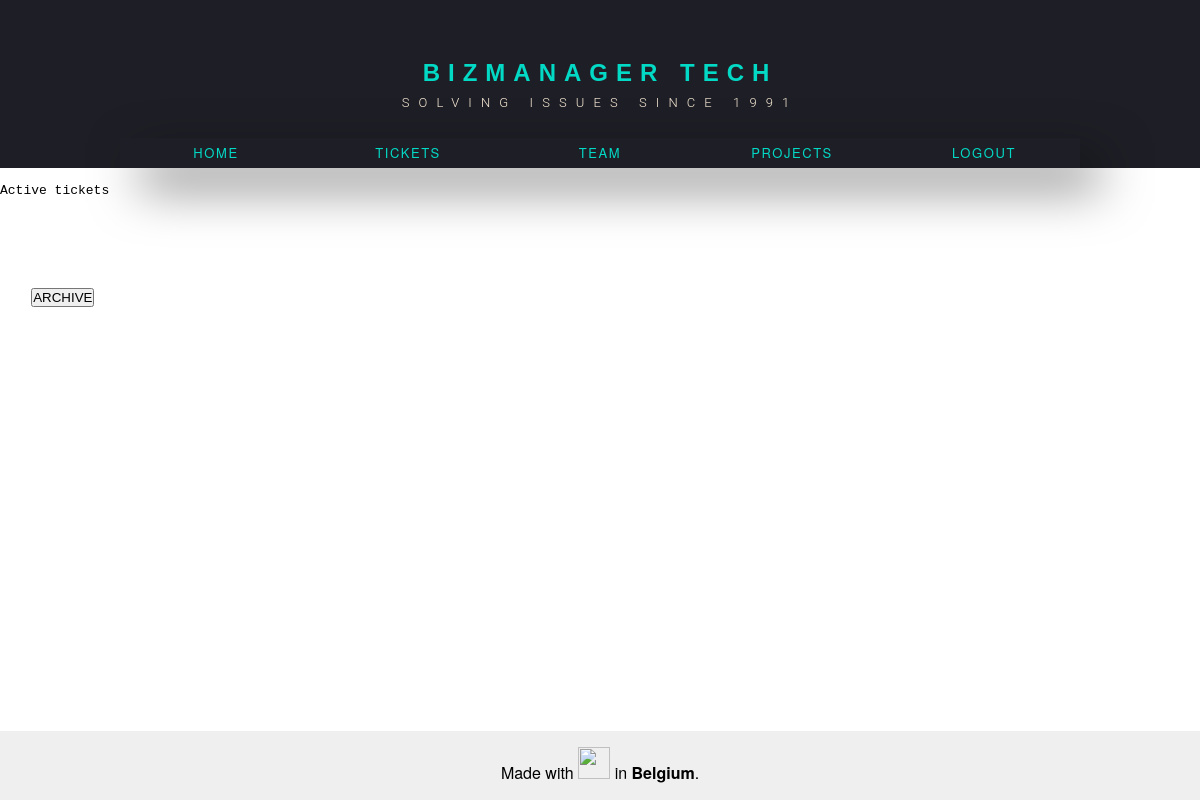
The page /tickets/ on the database as committed earlier.
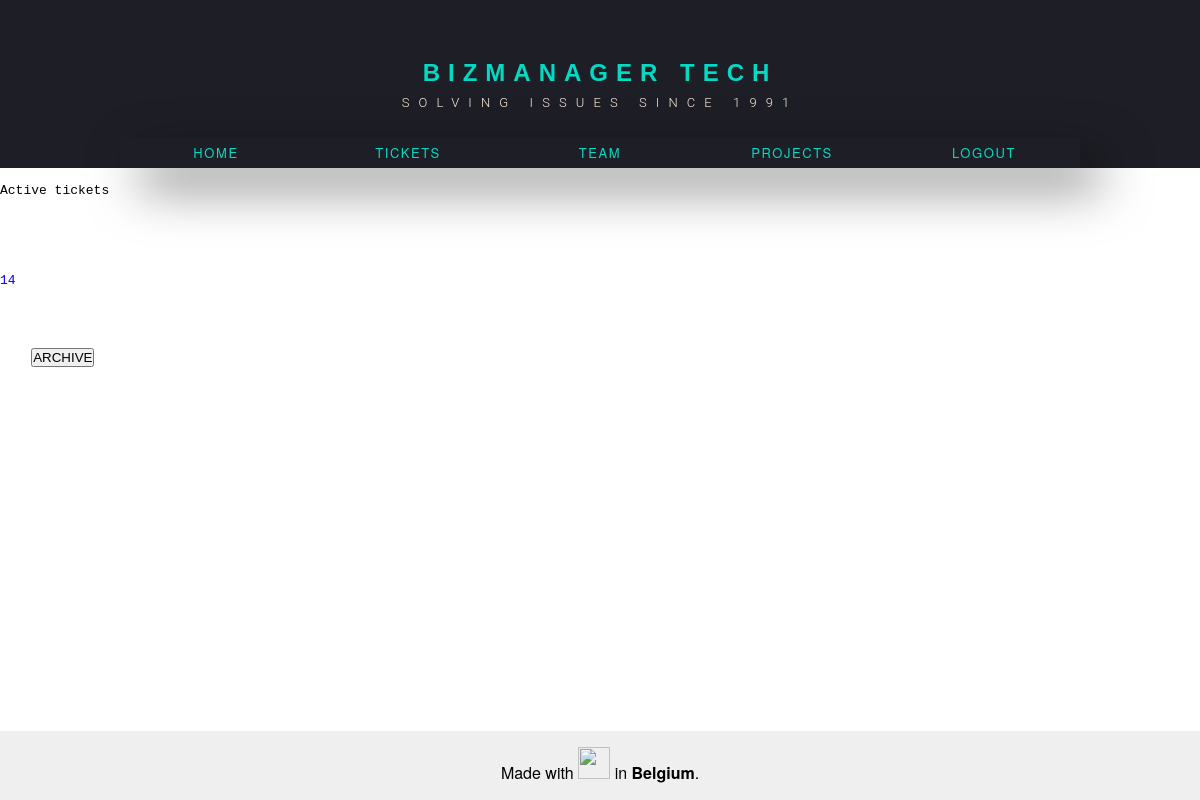
The same page on the database as committed later.
### tickets/models.py (models this page shows, shortened)
class Ticket(models.Model):
    mID = models.PositiveIntegerField()
    mType = models.CharField(max_length=8)
    mCreatedBy = models.CharField(max_length=80)
    mDateOfCreation = models.DateField()
    mDaysPassed = models.PositiveSmallIntegerField()
    mSolved = models.BooleanField()
    mComment = models.CharField(max_length=500)

### tickets/views.py (the view)
# urls.py: path("",views.tIndex, name='tickets-overview')
def tIndex(req):
    mCurrentTickets = Ticket.objects.all()
    return render(req, "tickets/tIndex.html", {"mCurrentTickets": mCurrentTickets})

### tickets/templates/tickets/tIndex.html (shortened to what this page needs)
{% extends 'base.html' %}
{% load static %}
{% block mContent%}
{% include "tickets/includes/header.html" %}
<pre>
    <p>Active tickets</p>
    <ul>
        {% for ticket in mCurrentTickets %}
        <li><a href="{{ticket.mID}}">{{ticket.mID}}</a></li>
        {% endfor %}
    </ul>
    <button class="btn">ARCHIVE</button>
</pre>
{% include "tickets/includes/footer.html" %}
{% endblock  %}

### templates/base.html (shortened to what this page needs)
{% load static %}
<!DOCTYPE html>
<html lang="en">
  <head>
    <link rel="stylesheet" href="{% static "styles.css" %}">
    <link rel="stylesheet"
href="{% static "tickets/includes/header.css"%}">
<link rel="stylesheet"
href="{% static "tickets/includes/footer.css"%}">
  </head>
  <body>
    {% block mContent%}myContentFallback{% endblock%}
  </body>
</html>

### tickets/templates/tickets/includes/header.html (shortened to what this page needs)
<sectio class="nav">
  <h1>BIZMANAGER TECH</h1>
  <h3 class="span loader">
    <span class="m">S</span><span class="m">O</span><span class="m">L</span
    ><span class="m">V</span><span class="m">I</span><span class="m">N</span
    ><span class="m">G</span><span class="m">&nbsp;</span
    ><span class="m">I</span><span class="m">S</span><span class="m">S</span
    ><span class="m">U</span><span class="m">E</span><span class="m">S</span
    ><span class="m">&nbsp;</span><span class="m">S</span
    ><span class="m">I</span><span class="m">N</span><span class="m">C</span
    ><span class="m">E</span><span class="m">&nbsp;</span
    ><span class="m">1</span><span class="m">9</span><span class="m">9</span><span class="m">1</span>
  </h3>
  <div class="nav-container">
    <a class="nav-tab" href="">HOME</a
    ><a class="nav-tab" href="{% url 'tickets-overview' %}">TICKETS</a
    ><a class="nav-tab" href="">TEAM</a
    ><a class="nav-tab" href="">PROJECTS</a
    ><a class="nav-tab" href="">LOGOUT</a
    >
  </div>
</sectio>

### tickets/templates/tickets/includes/footer.html
<div class="footer">Made with <img src="https://emojipedia-us.s3.dualstack.us-west-1.amazonaws.com/thumbs/160/twitter/322/waffle_1f9c7.png" alt="" width="32" height="32"> in <strong>Belgium</strong>.</div>

### tickets/static/tickets/includes/header.css (style rules this page uses)
* { margin: 0; padding: 0; box-sizing: border-box; }
body { font-family: "ROBOTO", sans-serif; }
.nav, .slider { display: flex; flex-direction: column; justify-content: center; align-items: center; height: 21vh; position: relative; background-color: #1e1f26; text-align: center; padding: 0 2em; }
.nav h1, .slider h1 { font-family: "Josefin Sans", sans-serif; font-size: small; margin: 0; padding-bottom: 0.5rem; letter-spacing: 0.5rem; color: #03dac6; transition: all 0.3s ease; z-index: 3; }
h3.span { font-size: small; letter-spacing: 0.7em; font-family: "ROBOTO", sans-serif; font-weight: 300; color: #faebd7; z-index: 4; }
a { text-decoration: none; }
.nav-container { display: flex; flex-direction: row; position: absolute; bottom: 0; width: 80%; height: 18%; box-shadow: 20px 20px 50px rgba(0, 0, 0, 0.5); background: #1e1f26; z-index: 10; transition: all 0.3s cubic-bezier(0.19, 1, 0.22, 1); }
.nav-tab { display: flex; justify-content: center; align-items: center; flex: 1; color: #03dac6; letter-spacing: 0.1rem; transition: all 0.5s ease; font-size: small; }
@media (min-width: 800px) { .nav h1, .slider h1 { font-size: 2vw; } }
@media (min-width: 800px) { .nav-tab { font-size: small; } }

### tickets/static/tickets/includes/footer.css (style rules this page uses)
html { height: 100%; box-sizing: border-box; }
*, *:before, *:after { box-sizing: inherit; }
body { position: relative; margin: 0; padding-bottom: 6rem; min-height: 100%; font-family: "Helvetica Neue", Arial, sans-serif; }
.footer { position: absolute; right: 0; bottom: 0; left: 0; padding: 1rem; background-color: #efefef; text-align: center; }

Rows that differ between the two databases and show on the page:
added Ticket: mID "14"
